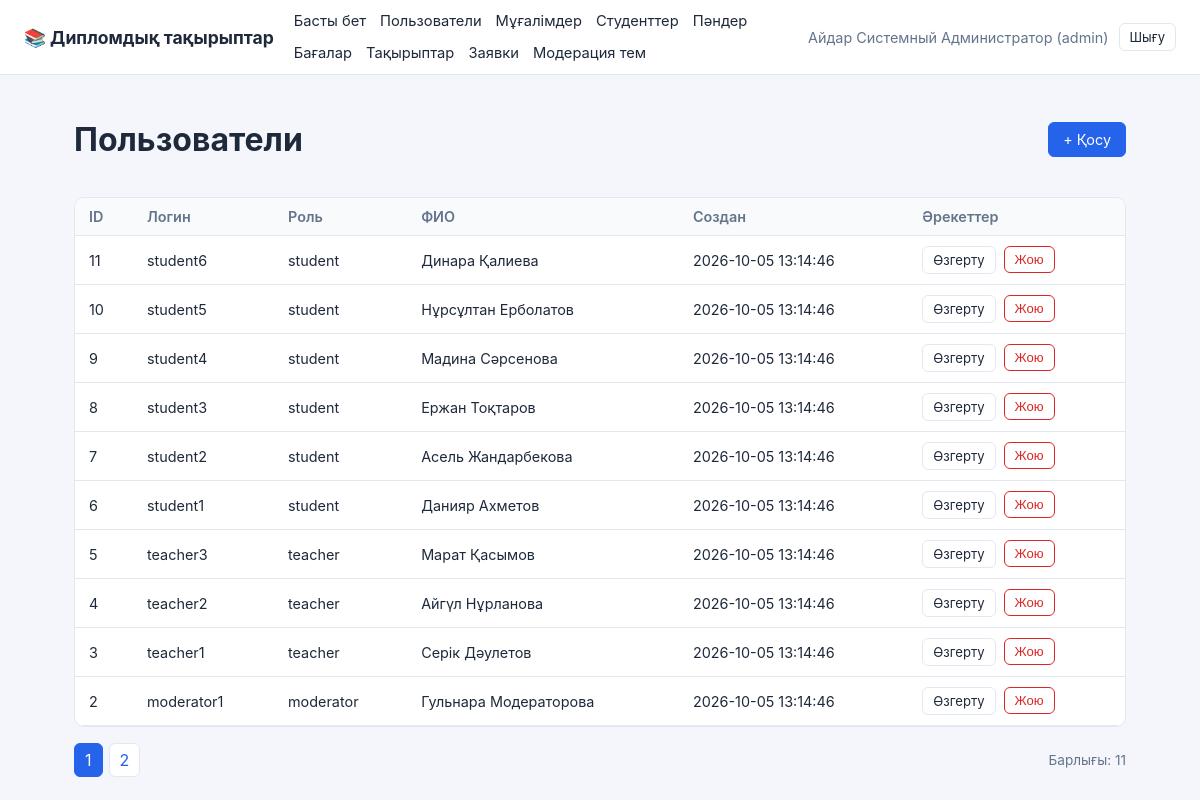
The app's page /index.php?r=crud/list&entity=users (signed in) with its own data.
### tables this page shows
CREATE TABLE users (
    id            INT AUTO_INCREMENT PRIMARY KEY,
    login         VARCHAR(50)  UNIQUE NOT NULL,
    password_hash VARCHAR(255) NOT NULL,
    role          ENUM('student','teacher','moderator','admin') NOT NULL,
    full_name     VARCHAR(150) NOT NULL,
    created_at    TIMESTAMP DEFAULT CURRENT_TIMESTAMP
);

### src/CrudController.php (called while the page is built, shortened)
<?php
class CrudController
{
    private function resolveEntity(): array
    {
        $name = $_GET['entity'] ?? $_POST['entity'] ?? '';
        $all = entities_config();
        $config = $all[$name];
        return [$name, $config];
    }
    public function list(): void
    {
        [$name, $config] = $this->resolveEntity();
        $model = new CrudModel($config);
        $page = max(1, (int)($_GET['page'] ?? 1));
        $total = $model->count();
        $totalPages = max(1, (int)ceil($total / self::PER_PAGE));
        $page = min($page, $totalPages);
        $rows = $model->paginate($page, self::PER_PAGE);
        require BASE_PATH . '/views/crud/list.php';
    }
}

### public/index.php (called while the page is built, shortened)
<?php
require_once dirname(__DIR__) . '/config/config.php';
$route = $_GET['r'] ?? 'auth/login';
[$seg1, $seg2] = array_pad(explode('/', $route, 2), 2, 'index');
$routes = [
    'auth' => [
        'login'  => ['AuthController', 'GET' === $_SERVER['REQUEST_METHOD'] ? 'loginForm' : 'login'],
        'logout' => ['AuthController', 'logout'],
    ],
    'dashboard' => [
        'index' => ['DashboardController', 'index'],
    ],
    'crud' => [
        'list'   => ['CrudController', 'list'],
        'create' => ['CrudController', 'GET' === $_SERVER['REQUEST_METHOD'] ? 'createForm' : 'save'],
        'edit'   => ['CrudController', 'GET' === $_SERVER['REQUEST_METHOD'] ? 'editForm' : 'save'],
        'delete' => ['CrudController', 'delete'],
    ],
    'topics' => [
        'moderate' => ['TopicsController', 'moderate'],
        'decide'   => ['TopicsController', 'decide'],
    ],
];
[$controllerName, $method] = $routes[$seg1][$seg2];
$controller = new $controllerName();
$controller->$method();

### src/Auth.php (called while the page is built, shortened)
<?php
class Auth
{
    public static function check(): bool
    {
        return isset($_SESSION['user']);
    }
    public static function user(): ?array
    {
        return $_SESSION['user'] ?? null;
    }
    public static function role(): ?string
    {
        return $_SESSION['user']['role'] ?? null;
    }
}

### config/config.php (called while the page is built, shortened)
<?php
spl_autoload_register(function (string $class): void {
    $file = BASE_PATH . '/src/' . $class . '.php';
});

### src/Database.php (called while the page is built, shortened)
<?php
class Database
{
    private static ?PDO $instance = null;
    public static function connection(): PDO
    {
        if (self::$instance === null) {
            $dsn = 'mysql:host=' . DB_HOST . ';dbname=' . DB_NAME . ';charset=' . DB_CHARSET;
            try {
                self::$instance = new PDO($dsn, DB_USER, DB_PASS, [
                    PDO::ATTR_ERRMODE            => PDO::ERRMODE_EXCEPTION,
                    PDO::ATTR_DEFAULT_FETCH_MODE => PDO::FETCH_ASSOC,
                    PDO::ATTR_EMULATE_PREPARES   => false,
                ]);
            } catch (PDOException $e) {
                http_response_code(500);
                die('Ошибка подключения к БД. Проверьте config/config.php и что MySQL запущен в XAMPP.');
            }
        }
        return self::$instance;
    }
}

### src/CrudModel.php (called while the page is built, shortened)
<?php
class CrudModel
{
    private PDO $pdo;
    private string $table;
    private string $pk;
    public function __construct(array $entityConfig)
    {
        $this->pdo = Database::connection();
        $this->table = $entityConfig['table'];
        $this->pk = $entityConfig['pk'];
    }
    private function tableIdent(): string
    {
        return '`' . preg_replace('/[^a-zA-Z0-9_]/', '', $this->table) . '`';
    }
    private function pkIdent(): string
    {
        return '`' . preg_replace('/[^a-zA-Z0-9_]/', '', $this->pk) . '`';
    }
    public function count(): int
    {
        $stmt = $this->pdo->query('SELECT COUNT(*) FROM ' . $this->tableIdent());
        return (int)$stmt->fetchColumn();
    }
    public function paginate(int $page, int $perPage = 10): array
    {
        $page = max(1, $page);
        $offset = ($page - 1) * $perPage;
        $sql = 'SELECT * FROM ' . $this->tableIdent() . ' ORDER BY ' . $this->pkIdent() . ' DESC LIMIT :limit OFFSET :offset';
        $stmt = $this->pdo->prepare($sql);
        $stmt->bindValue(':limit', $perPage, PDO::PARAM_INT);
        $stmt->bindValue(':offset', $offset, PDO::PARAM_INT);
        $stmt->execute();
        return $stmt->fetchAll();
    }
}

### views/crud/list.php (the view, shortened to what this page needs)
<?php
require BASE_PATH . '/views/layout/header.php';
?>
<div class="list-header">
    <h1><?= htmlspecialchars($config['label'], ENT_QUOTES, 'UTF-8') ?></h1>
    <a class="btn btn-primary" href="index.php?r=crud/create&entity=<?= htmlspecialchars($name, ENT_QUOTES, 'UTF-8') ?>">+ Қосу</a>
</div>
<div class="table-wrap">
<table class="data-table">
<thead>
<tr>
    <?php foreach ($config['list_columns'] as $col): ?>
        <th><?= htmlspecialchars($config['fields'][$col]['label'] ?? $col, ENT_QUOTES, 'UTF-8') ?></th>
    <?php endforeach; ?>
    <th>Әрекеттер</th>
</tr>
</thead>
<tbody>
<?php foreach ($rows as $row): ?>
    <tr>
        <?php foreach ($config['list_columns'] as $col): ?>
            <td><?= htmlspecialchars((string)($row[$col] ?? ''), ENT_QUOTES, 'UTF-8') ?></td>
        <?php endforeach; ?>
        <td class="actions">
            <a class="btn btn-sm" href="index.php?r=crud/edit&entity=<?= htmlspecialchars($name, ENT_QUOTES, 'UTF-8') ?>&id=<?= (int)$row[$config['pk']] ?>">Өзгерту</a>
            <form method="post" action="index.php?r=crud/delete&entity=<?= htmlspecialchars($name, ENT_QUOTES, 'UTF-8') ?>"
                  onsubmit="return confirm('Жазбаны шынымен жоясыз ба?');" class="inline-form">
                <button type="submit" class="btn btn-sm btn-danger">Жою</button>
            </form>
        </td>
    </tr>
<?php endforeach; ?>
</tbody>
</table>
</div>
<div class="pagination">
    <?php for ($p = 1; $p <= $totalPages; $p++): ?>
        <a class="<?= $p === $page ? 'active' : '' ?>"
           href="index.php?r=crud/list&entity=<?= htmlspecialchars($name, ENT_QUOTES, 'UTF-8') ?>&page=<?= $p ?>"><?= $p ?></a>
    <?php endfor; ?>
    <span class="total">Барлығы: <?= (int)$total ?></span>
</div>
<?php require BASE_PATH . '/views/layout/footer.php'; ?>

### views/layout/header.php (shortened to what this page needs)
<?php
$user = Auth::user();
?>
<!DOCTYPE html>
<html lang="ru">
<head>
<link rel="stylesheet" href="assets/css/style.css">
</head>
<body>
<?php if ($user): ?>
<header class="topbar">
    <div class="brand">📚 Дипломдық тақырыптар</div>
    <nav class="topnav">
        <a href="index.php?r=dashboard">Басты бет</a>
        <?php if ($user['role'] === 'admin'): ?>
            <?php foreach (entities_config() as $key => $cfg): ?>
                <a href="index.php?r=crud/list&entity=<?= htmlspecialchars($key, ENT_QUOTES, 'UTF-8') ?>"><?= htmlspecialchars($cfg['label'], ENT_QUOTES, 'UTF-8') ?></a>
            <?php endforeach; ?>
        <?php endif; ?>
        <?php if (in_array($user['role'], ['moderator', 'admin'], true)): ?>
            <a href="index.php?r=topics/moderate">Модерация тем</a>
        <?php endif; ?>
    </nav>
    <div class="userbox">
        <span><?= htmlspecialchars($user['full_name'], ENT_QUOTES, 'UTF-8') ?> (<?= htmlspecialchars($user['role'], ENT_QUOTES, 'UTF-8') ?>)</span>
        <a href="index.php?r=auth/logout" class="btn btn-sm">Шығу</a>
    </div>
</header>
<?php endif; ?>
<main class="container">

### views/layout/footer.php
</main>
</body>
</html>

### public/assets/css/style.css (style rules this page uses)
:root { --primary: #2563eb; --primary-dark: #1d4ed8; --danger: #dc2626; --bg: #f4f6fb; --card-bg: #ffffff; --border: #e2e8f0; --text: #1e293b; --muted: #64748b; }
* { box-sizing: border-box; }
body { margin: 0; font-family: -apple-system, "Segoe UI", Roboto, Arial, sans-serif; background: var(--bg); color: var(--text); }
a { color: var(--primary); text-decoration: none; }
.topbar { display: flex; align-items: center; gap: 20px; background: var(--card-bg); border-bottom: 1px solid var(--border); padding: 12px 24px; flex-wrap: wrap; }
.brand { font-weight: 700; font-size: 1.1rem; }
.topnav { display: flex; gap: 14px; flex-wrap: wrap; flex: 1; }
.topnav a { font-size: 0.92rem; color: var(--text); }
.userbox { display: flex; align-items: center; gap: 10px; font-size: 0.9rem; color: var(--muted); }
.container { max-width: 1100px; margin: 0 auto; padding: 24px; }
.btn { display: inline-block; padding: 8px 14px; border-radius: 6px; border: 1px solid var(--border); background: #fff; color: var(--text); cursor: pointer; font-size: 0.9rem; }
.btn-primary { background: var(--primary); border-color: var(--primary); color: #fff; }
.btn-danger { background: #fff; border-color: var(--danger); color: var(--danger); }
.btn-sm { padding: 5px 10px; font-size: 0.82rem; }
.list-header { display: flex; justify-content: space-between; align-items: center; margin-bottom: 16px; }
.table-wrap { overflow-x: auto; background: var(--card-bg); border: 1px solid var(--border); border-radius: 10px; }
.data-table { width: 100%; border-collapse: collapse; }
.data-table th, .data-table td { padding: 10px 14px; border-bottom: 1px solid var(--border); text-align: left; font-size: 0.9rem; }
.data-table th { background: #f8fafc; color: var(--muted); font-weight: 600; }
.actions { display: flex; gap: 8px; }
.inline-form { display: inline; }
.pagination { display: flex; gap: 6px; align-items: center; margin-top: 16px; }
.pagination a { padding: 6px 10px; border: 1px solid var(--border); border-radius: 6px; background: #fff; }
.pagination a.active { background: var(--primary); color: #fff; border-color: var(--primary); }
.pagination .total { margin-left: auto; color: var(--muted); font-size: 0.85rem; }

### records on screen
users: id "11", login "student6", role "student", full_name "Динара Қалиева", created_at "2026-10-05 13:14:46"
users: id "10", login "student5", role "student", full_name "Нұрсұлтан Ерболатов", created_at "2026-10-05 13:14:46"
users: id "9", login "student4", role "student", full_name "Мадина Сәрсенова", created_at "2026-10-05 13:14:46"
users: id "8", login "student3", role "student", full_name "Ержан Тоқтаров", created_at "2026-10-05 13:14:46"
users: id "7", login "student2", role "student", full_name "Асель Жандарбекова", created_at "2026-10-05 13:14:46"
users: id "6", login "student1", role "student", full_name "Данияр Ахметов", created_at "2026-10-05 13:14:46"
users: id "5", login "teacher3", role "teacher", full_name "Марат Қасымов", created_at "2026-10-05 13:14:46"
users: id "4", login "teacher2", role "teacher", full_name "Айгүл Нұрланова", created_at "2026-10-05 13:14:46"
users: id "3", login "teacher1", role "teacher", full_name "Серік Дәулетов", created_at "2026-10-05 13:14:46"
users: id "2", login "moderator1", role "moderator", full_name "Гульнара Модераторова", created_at "2026-10-05 13:14:46"

### other values on screen
$cfg['label'] "Пользователи"
$cfg['label'] "Мұғалімдер"
$cfg['label'] "Студенттер"
$cfg['label'] "Пәндер"
$cfg['label'] "Бағалар"
$cfg['label'] "Тақырыптар"
$cfg['label'] "Заявки"
$user['full_name'] "Айдар Системный Администратор"
$user['role'] "admin"
$config['label'] "Пользователи"
$config['fields'][$col]['label'] "ID"
$config['fields'][$col]['label'] "Логин"
$config['fields'][$col]['label'] "Роль"
$config['fields'][$col]['label'] "ФИО"
$config['fields'][$col]['label'] "Создан"
